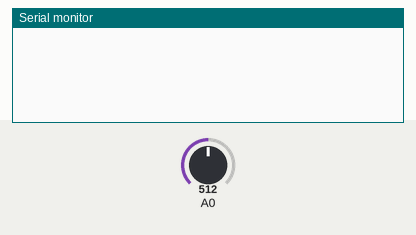
Simulated run of this sketch. Board: Arduino Uno, built with avr-gcc and run on an emulated ATmega328P. On the bench: the last lines printed to the serial monitor. The inputs (shaded band) are chosen by the test bench; at power-on: A0 = 512.

Above: at 1.2 s.
1.3 s: A0 set to 910
At 2.5 s:
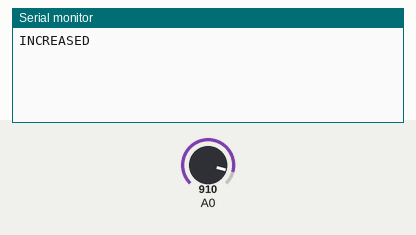
2.8 s: A0 set to 90
At 3.9 s:
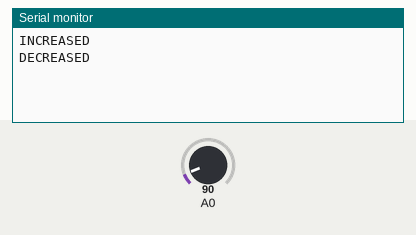

The sketch:

capturecompare.ino
```cpp
int prevState = -1;

void setup() {
  Serial.begin(9600);
}

void loop() {
  int currValue = analogRead(A0);
  int currentState;

  if (currValue < 100) {
    currentState = 0;
  }
  else if (currValue > 900) {
    currentState = 1;
  }
  else {
    return;
  }

  if (currentState != prevState) {
    if (currentState == 1) {
      Serial.println("INCREASED");
    } else {
      Serial.println("DECREASED");
    }
    prevState = currentState;
  }

  delay(200);
}
```

Measured:
- after the input at 1.3 s, the serial monitor: prints a new line at once (image 1)
- after the input at 2.8 s, the serial monitor: prints a new line after 0.10 s (image 2)
